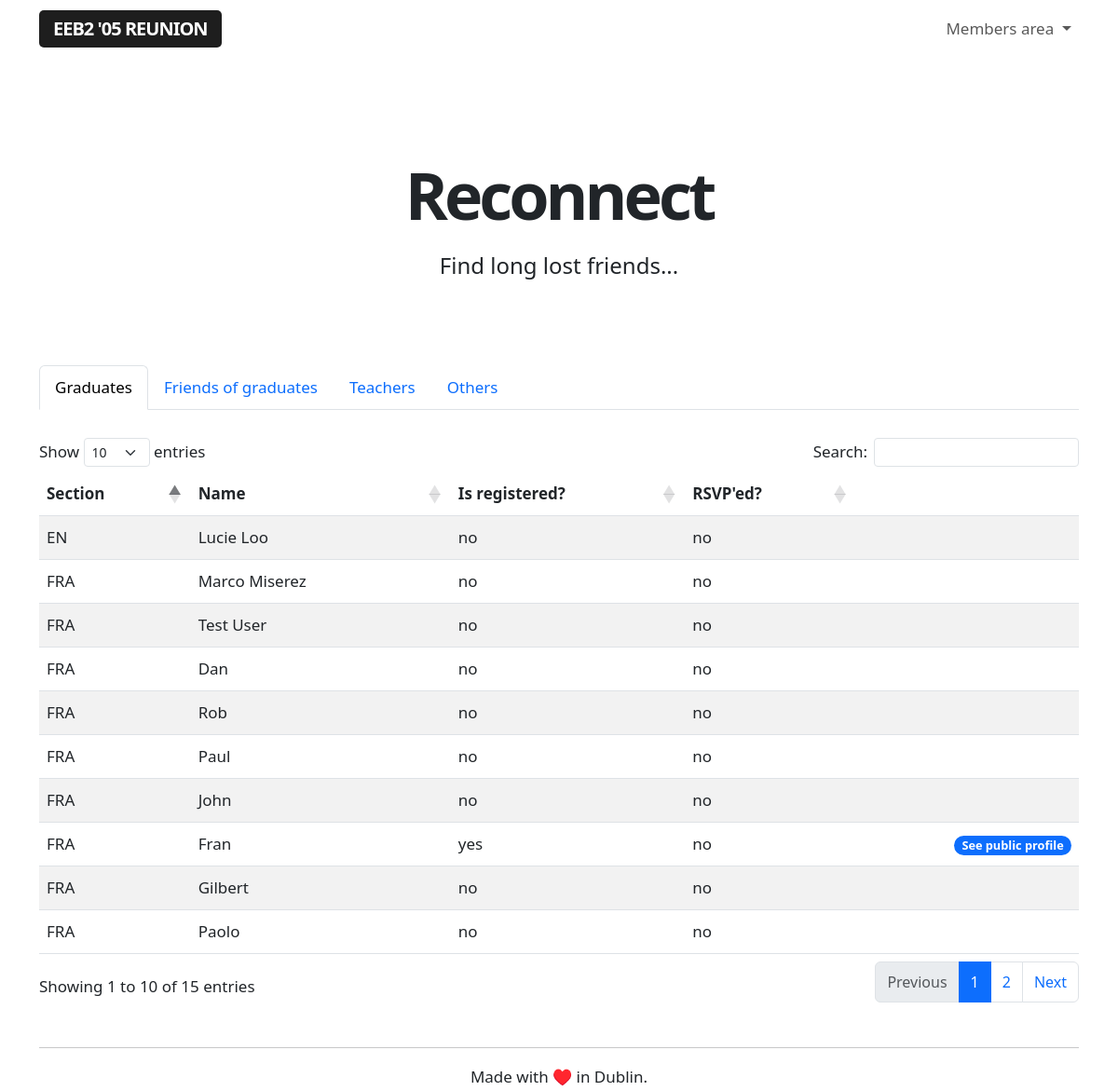
The app's page /reconnect (signed in), older data.
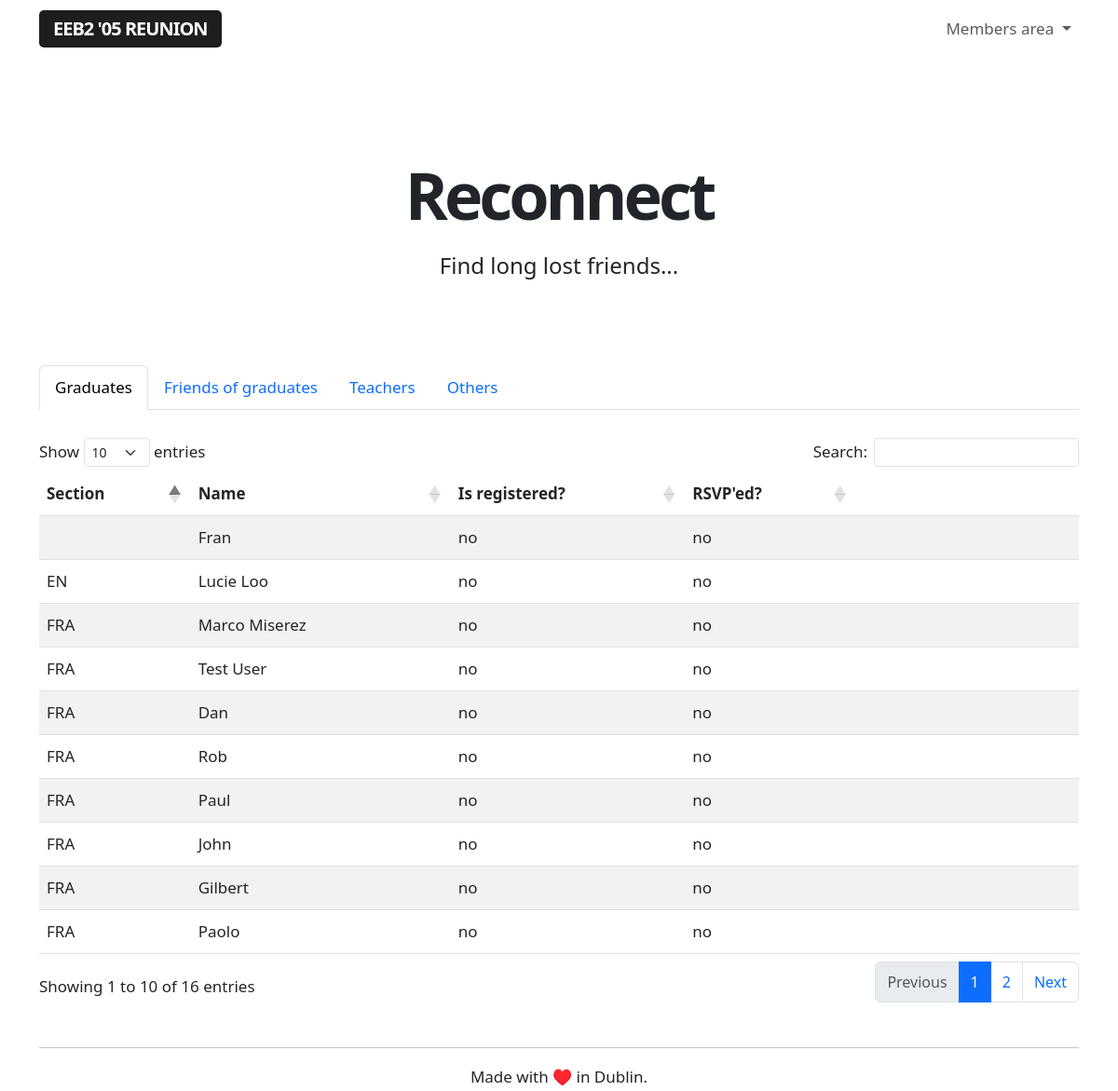
The same page, newer data.
### app/models.py (models this page shows, shortened)
class Guest(db.Model):
    id = db.Column(db.Integer, primary_key=True)
    name = db.Column(db.String(64), index=True, unique=False)
    section = db.Column(db.String(64), index=True, unique=False)
    email = db.Column(db.String(120), index=True, unique=True)
    registered = db.Column(db.String(120), index=True, unique=False)
    rsvp = db.Column(db.String(64), index=True, unique=False)

### app/routes.py (the view)
@app.route('/reconnect', methods=['GET'])
@login_required
def reconnect():
    guests = Guest.query.order_by(Guest.section.asc())
    friends = User.query.filter_by(role='I was friends with people who graduated in 2005').order_by(User.name.asc())
    teachers = User.query.filter_by(role='I was a teacher at the EEB2').order_by(User.name.asc())
    others = User.query.filter_by(role='Other').order_by(User.name.asc())
    return render_template('reconnect.html', guests=guests, friends=friends, teachers=teachers, others=others)

### app/models.py (called while the page is built)
@login.user_loader
def load_user(id):
    return User.query.get(int(id))

### app/templates/reconnect.html (shortened to what this page needs)
{% extends "base.html" %}
{% block content %}
<div class="title">
    <h1>Reconnect</h1>
    <h4>Find long lost friends...</h4>
</div>
<br>
<nav>
  <div class="nav nav-tabs" id="nav-tab" role="tablist">
    <button class="nav-link active" id="nav-home-tab" data-bs-toggle="tab" data-bs-target="#nav-home" type="button" role="tab" aria-controls="nav-home" aria-selected="true">Graduates</button>
    <button class="nav-link" id="nav-friends-tab" data-bs-toggle="tab" data-bs-target="#nav-friends" type="button" role="tab" aria-controls="nav-friends" aria-selected="false">Friends of graduates</button>
    <button class="nav-link" id="nav-teachers-tab" data-bs-toggle="tab" data-bs-target="#nav-teachers" type="button" role="tab" aria-controls="nav-teachers" aria-selected="false">Teachers</button>
    <button class="nav-link" id="nav-others-tab" data-bs-toggle="tab" data-bs-target="#nav-others" type="button" role="tab" aria-controls="nav-others" aria-selected="false">Others</button>
  </div>
</nav>
<div class="tab-content" id="nav-tabContent">
  <div class="tab-pane fade show active" id="nav-home" role="tabpanel" aria-labelledby="nav-graduates-tab" tabindex="0">
    <br>
    <table id="reconnect-table" class="table table-striped">
        <thead>
            <tr>
                <th>Section</th>
                <th>Name</th>
                <th>Is registered?</th>
                <th>RSVP'ed?</th>
                <th> </th>
            </tr>
        </thead>
        <tbody>
            {% for guest in guests %}
                {% include '_publicguests.html' %}
            {% endfor %}
        </tbody>
    </table>
  </div>
</div>
{% endblock %}

### app/templates/_publicguests.html
<tr>
    <td>{{ guest.section }}</td>
    <td>{{ guest.name }}</td>
    <td>{{ guest.registered }}</td>
    <td>{{ guest.rsvp }}</td>
    <td>{% if guest.email %}
        <a href="{{ url_for('public', guestid=guest.id) }}" class="align-right"><span class="badge rounded-pill text-bg-primary">See public profile</span></a></td>
        {% endif %}
</tr>

Row changes from the older to the newer data that the page shows:
changed Guest "Fran": registered "yes" → "no"; section "FRA" → (not shown); email "xxx@xxx.xxx" → empty (drawn); moves up the list
Text that changed along with them:
text written by a page script: "Show entries Search: Showing 1 to 10 of 15 entries Previous 1 2 Next" → "Show entries Search: Showing 1 to 10 of 16 entries Previous 1 2 Next"
